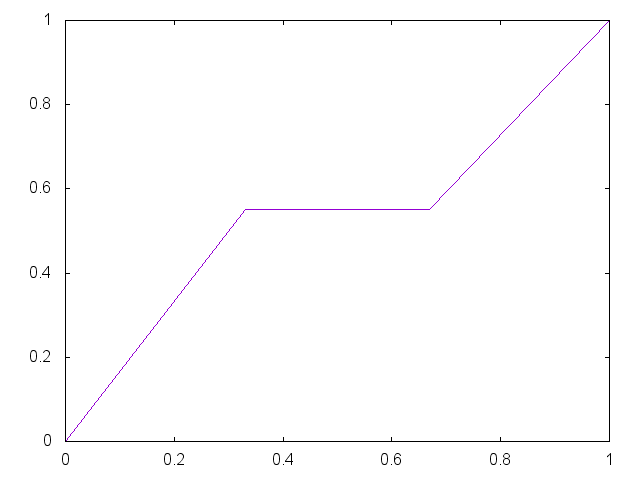

Here is the gnuplot script that generated this plot:


set term png

set output "generate/static/generate/unique-0.55-0.55.png"
plot '-' smooth unique notitle
0 0
0.33 0.55
0.67 0.55 
1 1
e

reset;
